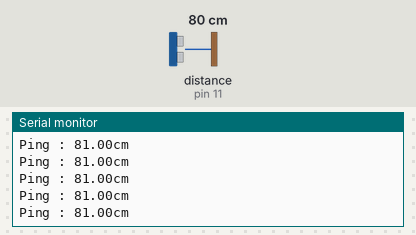
Bench run of a sketch on a simulated Arduino Uno, built with avr-gcc and run on an emulated ATmega328P. Parts: the last lines printed to the serial monitor. Inputs (shaded band) come from the test bench; at power-on: distance to the obstacle (sensor on pin 11) 80 cm. The echo pulse lasts 58.3 µs per cm.

Above: at 1.2 s.
1.3 s: distance to the obstacle (sensor on pin 11) set to 2 cm
At 1.35 s:
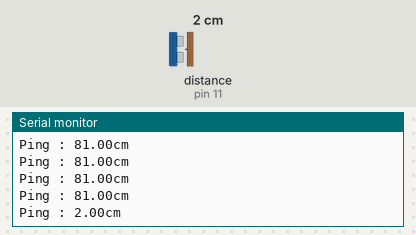
2.8 s: distance to the obstacle (sensor on pin 11) set to 4 cm
At 2.84 s:
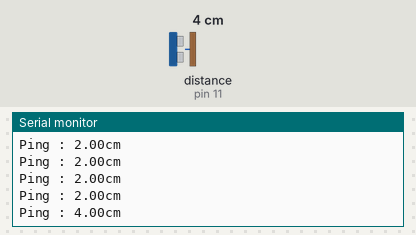
Timing chart, 0 to 5.8 s (numbered marks = the images above; inputs shaded):
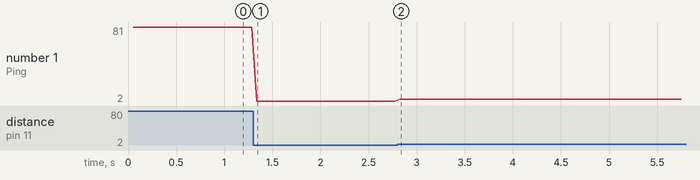

The sketch:

ultra2.ino
```cpp
#include <NewPing.h>


#define TRIGGER_PIN 12
#define ECHO_PIN 11
#define MAX_DISTANCE 100
//sonar(TrigPin, EchoPin, MaxDistance);

NewPing sonar(TRIGGER_PIN,ECHO_PIN, MAX_DISTANCE);

void setup() {
  Serial.begin(115200);
}

void loop() {
  float distance = 0.0;
  delay(50);
  distance = sonar.ping_cm();
  if(distance == 0) distance = MAX_DISTANCE;
  Serial.print("Ping : ");
  Serial.print(distance);
  Serial.println("cm");
}
```

Measured:
- after the input at 1.3 s, the serial monitor: prints a new line at once (image 1)
- after the input at 2.8 s, the serial monitor: prints a new line at once (image 2)
- plotted number 1: 81 → 2 after the input at 1.3 s, 2 → 4 after the input at 2.8 s
